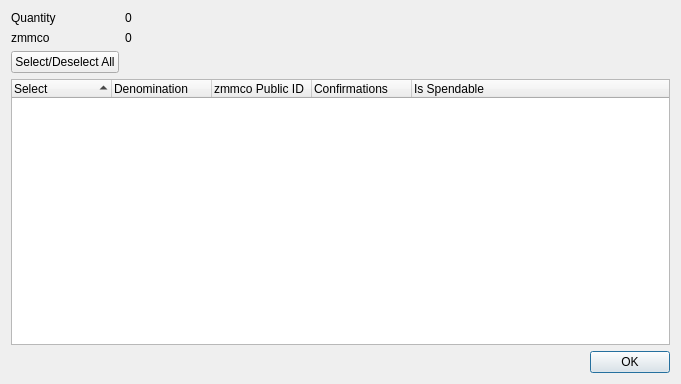
<?xml version="1.0" encoding="UTF-8"?>
<ui version="4.0">
 <class>ZMakeMyCoinControlDialog</class>
 <widget class="QDialog" name="ZMakeMyCoinControlDialog">
  <property name="geometry">
   <rect>
    <x>0</x>
    <y>0</y>
    <width>681</width>
    <height>384</height>
   </rect>
  </property>
  <property name="minimumSize">
   <size>
    <width>681</width>
    <height>384</height>
   </size>
  </property>
  <property name="windowTitle">
   <string>Select zmmco to Spend</string>
  </property>
  <layout class="QGridLayout" name="gridLayout">
   <item row="0" column="0">
    <layout class="QFormLayout" name="formLayout">
     <property name="sizeConstraint">
      <enum>QLayout::SetDefaultConstraint</enum>
     </property>
     <item row="0" column="0">
      <widget class="QLabel" name="labelQuantity">
       <property name="text">
        <string>Quantity</string>
       </property>
      </widget>
     </item>
     <item row="0" column="1">
      <widget class="QLabel" name="labelQuantity_int">
       <property name="text">
        <string>0</string>
       </property>
      </widget>
     </item>
     <item row="1" column="0">
      <widget class="QLabel" name="labelZMakeMyCoin">
       <property name="text">
        <string>zmmco</string>
       </property>
      </widget>
     </item>
     <item row="1" column="1">
      <widget class="QLabel" name="labelZMakeMyCoin_int">
       <property name="text">
        <string>0</string>
       </property>
      </widget>
     </item>
     <item row="2" column="0">
      <widget class="QPushButton" name="pushButtonAll">
       <property name="text">
        <string>Select/Deselect All</string>
       </property>
      </widget>
     </item>
    </layout>
   </item>
   <item row="1" column="0">
    <layout class="QVBoxLayout" name="verticalLayout">
     <item>
      <widget class="QTreeWidget" name="treeWidget">
       <property name="minimumSize">
        <size>
         <width>0</width>
         <height>250</height>
        </size>
       </property>
       <property name="alternatingRowColors">
        <bool>true</bool>
       </property>
       <property name="sortingEnabled">
        <bool>true</bool>
       </property>
       <property name="columnCount">
        <number>5</number>
       </property>
       <attribute name="headerDefaultSectionSize">
        <number>100</number>
       </attribute>
       <column>
        <property name="text">
         <string notr="true">Select</string>
        </property>
       </column>
       <column>
        <property name="text">
         <string notr="true">Denomination</string>
        </property>
       </column>
       <column>
        <property name="text">
         <string notr="true">zmmco Public ID</string>
        </property>
       </column>
       <column>
        <property name="text">
         <string notr="true">Confirmations</string>
        </property>
       </column>
       <column>
        <property name="text">
         <string>Is Spendable</string>
        </property>
       </column>
      </widget>
     </item>
     <item>
      <widget class="QDialogButtonBox" name="buttonBox">
       <property name="orientation">
        <enum>Qt::Horizontal</enum>
       </property>
       <property name="standardButtons">
        <set>QDialogButtonBox::Ok</set>
       </property>
      </widget>
     </item>
    </layout>
   </item>
  </layout>
 </widget>
 <resources/>
 <connections>
  <connection>
   <sender>buttonBox</sender>
   <signal>accepted()</signal>
   <receiver>ZMakeMyCoinControlDialog</receiver>
   <slot>accept()</slot>
   <hints>
    <hint type="sourcelabel">
     <x>248</x>
     <y>254</y>
    </hint>
    <hint type="destinationlabel">
     <x>157</x>
     <y>274</y>
    </hint>
   </hints>
  </connection>
  <connection>
   <sender>buttonBox</sender>
   <signal>rejected()</signal>
   <receiver>ZMakeMyCoinControlDialog</receiver>
   <slot>reject()</slot>
   <hints>
    <hint type="sourcelabel">
     <x>316</x>
     <y>260</y>
    </hint>
    <hint type="destinationlabel">
     <x>286</x>
     <y>274</y>
    </hint>
   </hints>
  </connection>
 </connections>
</ui>
